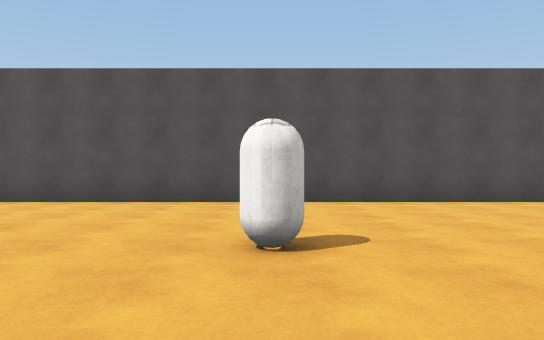
view 1 (above)

20 first-person views from a walk through a Unity game level. The camera is 1.2 m above the floor, looks level and sees 70° across. The floor is counted in squares, 2 m on a side. Each view is taken from the middle of a square. On the plan, view 1 faces up. The plan holds only what a view shows up to about 11 squares ahead; the rest is blank. The player is left out. Surface patterns are stand-ins for the level's own textures.

view 2
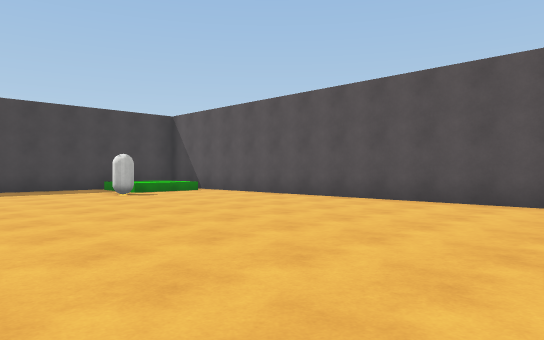

view 3
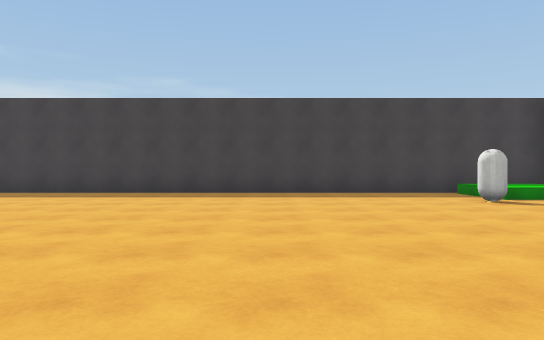

view 4
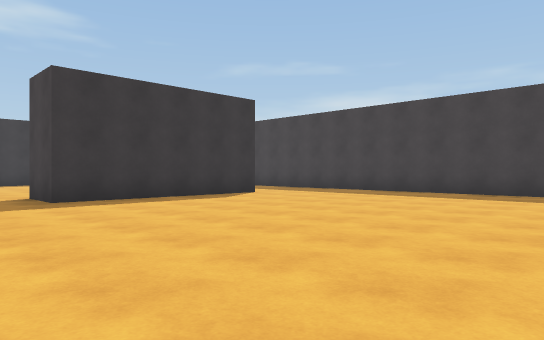

view 5
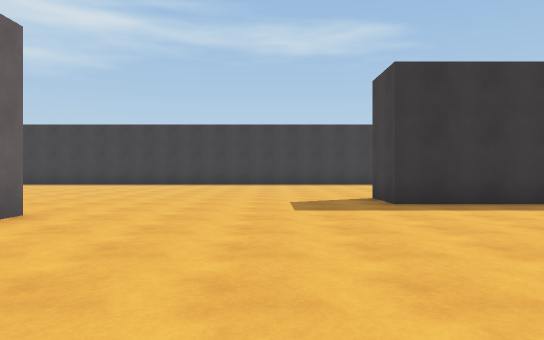

view 6
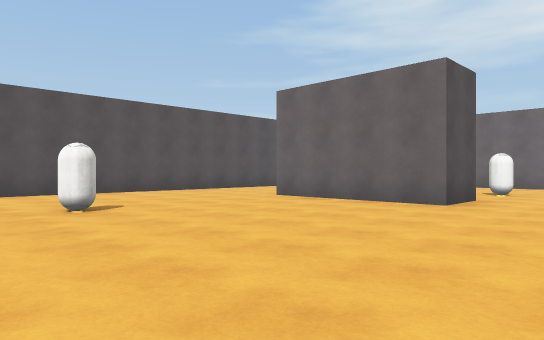

view 7
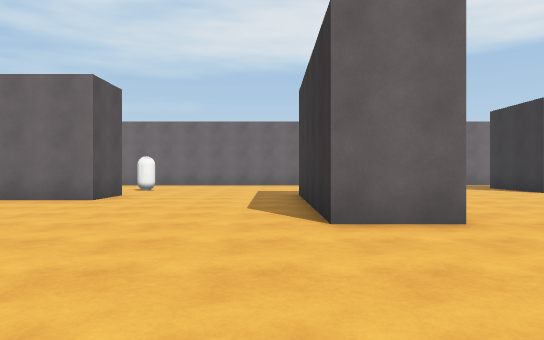

view 8
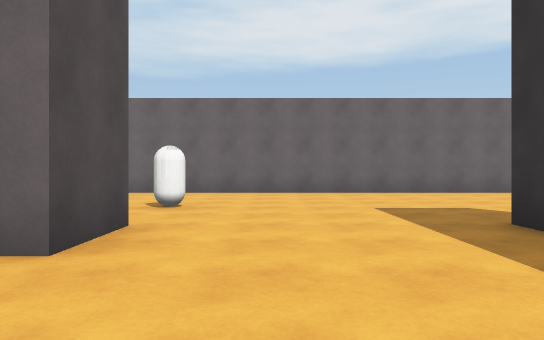

view 9
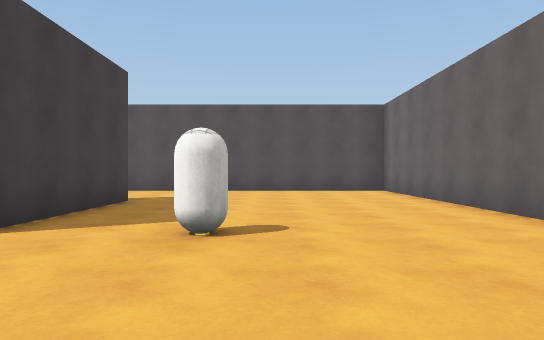

view 10
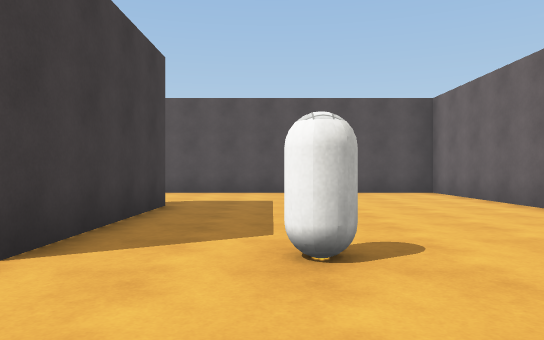

view 11
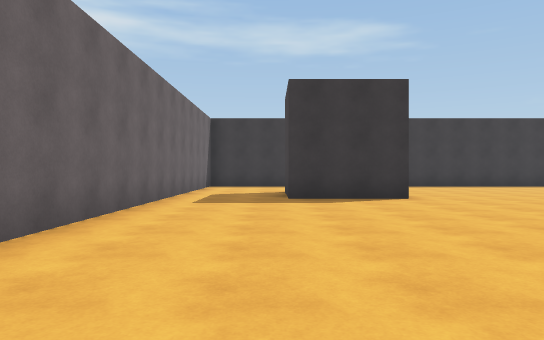

view 12
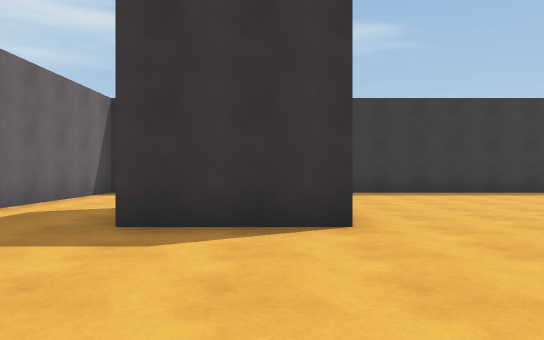

view 13
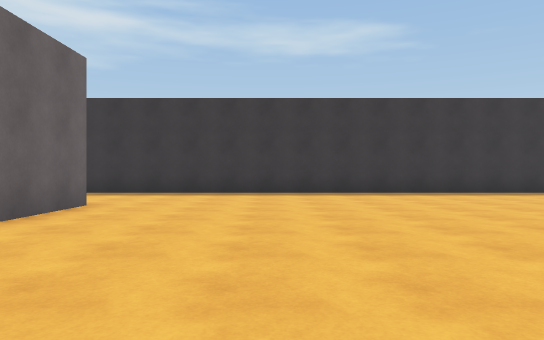

view 14
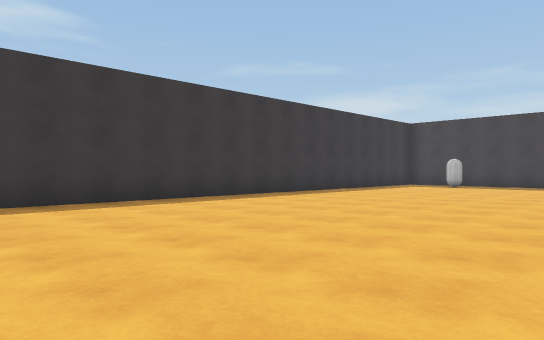

view 15
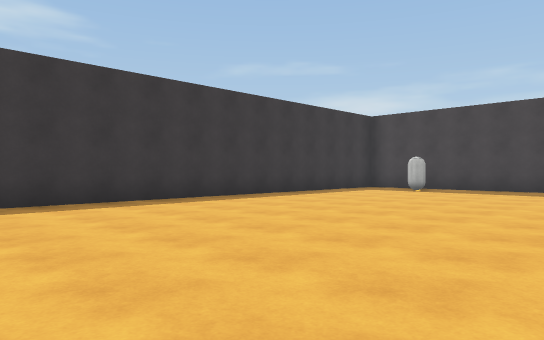

view 16
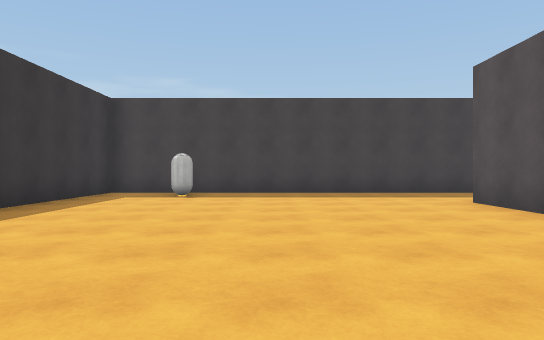

view 17
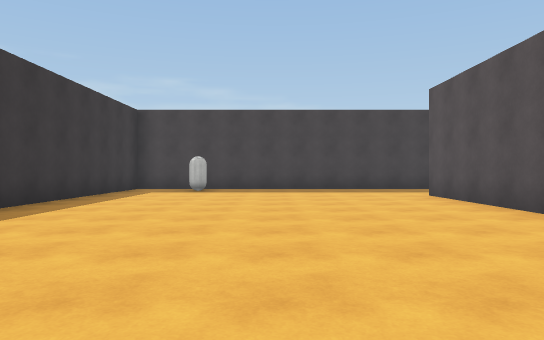

view 18
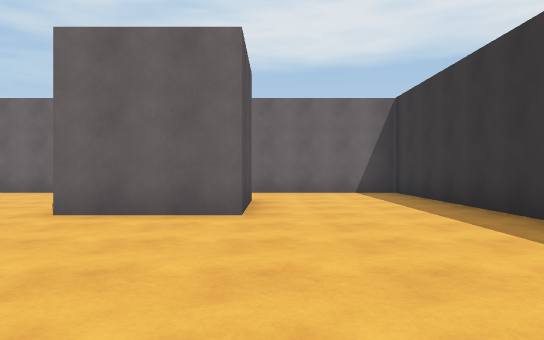

view 19
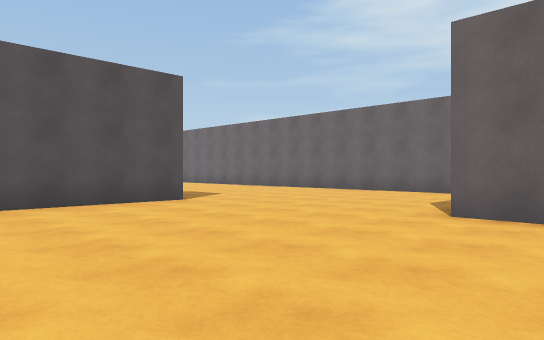

view 20
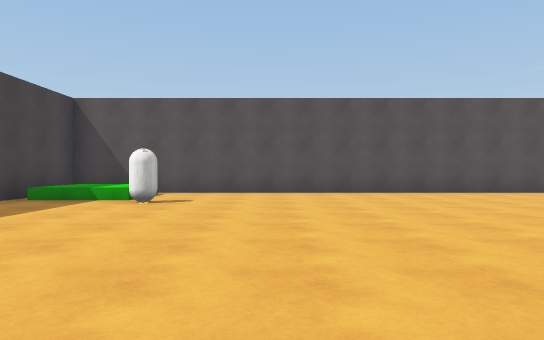

### Floor plan
Points are (right, up) in squares from view 1. A wall is a line through its corners. A room is listed if a view was taken in it or the views show most of it. See-through windows are left out.
Room 1 (views 1, 2, 3, 4, 5, 6, 7, 8, 9, 10, 11, 12, 13, 14, 15, 16, 17, 18, 19, 20)
walls: (1.3, -6.2) (1.3, -4.7) (6.4, -4.7); (6.4, -6.2) (3.1, -6.2); (-5.2, -9.3) (-9.2, -9.3); (-9.1, -7.8) (-4.2, -7.8) (-4.2, -9.4); (6.2, 3.6) (6.2, -0.5) (4.7, -0.5) (4.7, 3.6); (9.6, -11.4) (9.6, -13.6) (7.1, -13.6) (7.1, -11.1) (9.8, -11.1); (8.4, 7.3) (-12.3, 7.3) (-12.3, -17.2) (12.3, -17.2) (12.3, 7.3) (10.2, 7.3)
objects: other object (-11, -15); other object (-9, 4); other object (0, 3); other object (8, 0)

Where each view was taken, in squares from view 1:
view 1: 0 up, 0 right, facing up
view 2: 0 up, 0 right, facing up-left
view 3: 0 up, 2 left, facing left
view 4: 0 up, 2 left, facing down-left
view 5: 1 down, 2 left, facing down
view 6: 3 down, 2 left, facing up-right
view 7: 4 down, 3 left, facing right
view 8: 2 down, 2 right, facing right
view 9: 4 down, 9 right, facing up
view 10: 3 down, 8 right, facing up
view 11: 3 down, 10 right, facing down
view 12: 7 down, 8 right, facing down
view 13: 7 down, 4 right, facing down
view 14: 10 down, 3 right, facing down-left
view 15: 10 down, 0 right, facing down-left
view 16: 13 down, 2 left, facing left
view 17: 13 down, 0 right, facing left
view 18: 14 down, 2 right, facing right
view 19: 13 down, 2 right, facing up-right
view 20: 3 down, 7 left, facing up
